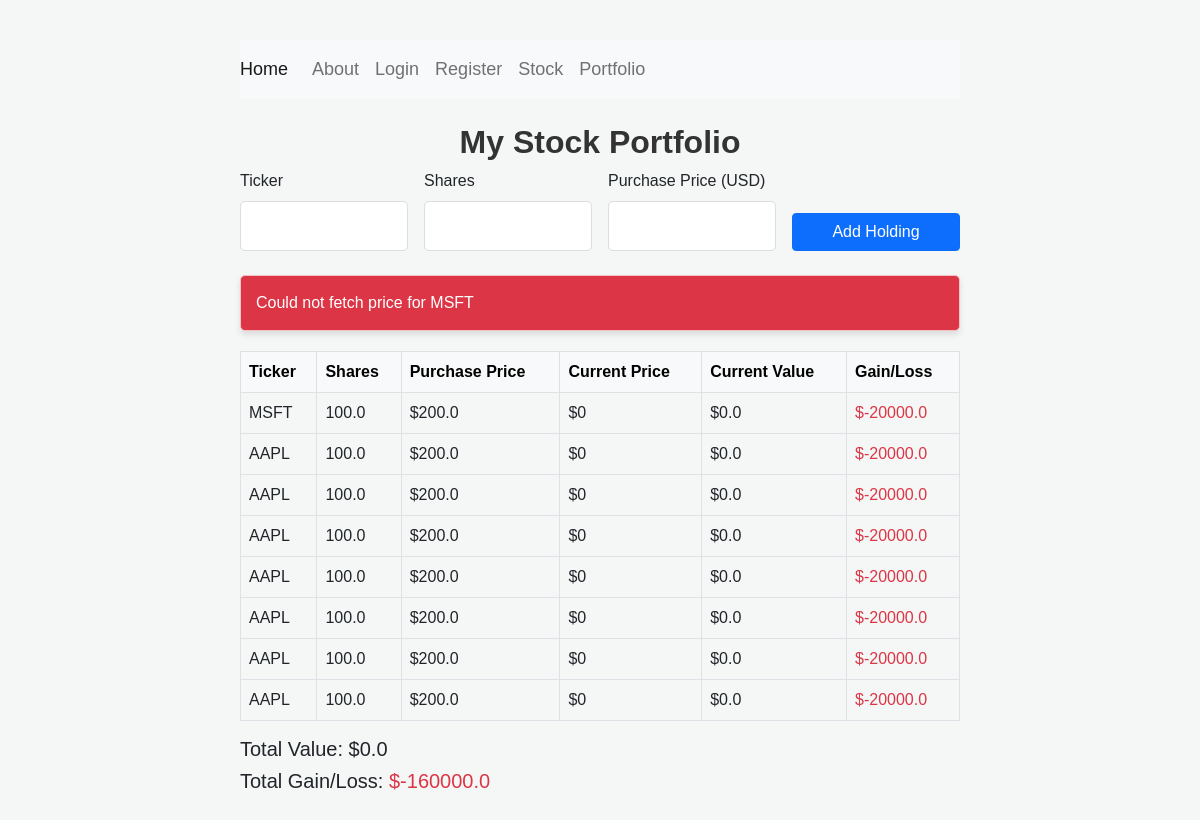
The page /portfolio/ on the database its author committed.
### myapp/models.py (models this page shows, shortened)
class Holding(models.Model):
    ticker = models.CharField(max_length=10)
    shares = models.FloatField()
    purchase_price = models.FloatField()
    added_on = models.DateTimeField(auto_now_add=True)

### myapp/views.py (the view, shortened to what this page needs)
# urls.py: path('portfolio/', views.portfolio_view, name='portfolio'),
def portfolio_view(request):
    error = None
    holdings = Holding.objects.all()
    portfolio = []
    total_value = 0
    total_gain = 0
    for holding in holdings:
        ticker = holding.ticker.upper()
        try:
            url = f"https://www.alphavantage.co/query?function=GLOBAL_QUOTE&symbol={ticker}&apikey={API_KEY}"
            response = requests.get(url)
            data = response.json()
            price_str = data.get("Global Quote", {}).get("05. price")
            price = float(price_str) if price_str else 0
        except Exception as e:
            price = 0
            error = error or f"Could not fetch price for {ticker}"
        current_value = price * holding.shares
        gain = current_value - (holding.purchase_price * holding.shares)
        total_value += current_value
        total_gain += gain
        portfolio.append({
            "id": holding.id,
            "ticker": ticker,
            "shares": holding.shares,
            "purchase_price": holding.purchase_price,
            "current_price": round(price, 2),
            "current_value": round(current_value, 2),
            "gain": round(gain, 2)
        })
    return render(request, "portfolio.html", {
        "portfolio": portfolio,
        "total_value": round(total_value, 2),
        "total_gain": round(total_gain, 2),
        "error": error
    })

### myapp/templates/portfolio.html (shortened to what this page needs)
{% extends "base.html" %}
{% block content %}
<div class="mt-4">
    <h2>My Stock Portfolio</h2>
    <form method="post" class="row g-3 mb-4">
        <div class="col-md-3">
            <label class="form-label">Ticker</label>
            <input type="text" name="ticker" class="form-control" required>
        </div>
        <div class="col-md-3">
            <label class="form-label">Shares</label>
            <input type="number" step="any" name="shares" class="form-control" required>
        </div>
        <div class="col-md-3">
            <label class="form-label">Purchase Price (USD)</label>
            <input type="number" step="any" name="purchase_price" class="form-control" required>
        </div>
        <div class="col-md-3 d-flex align-items-end">
            <button type="submit" class="btn btn-primary w-100">Add Holding</button>
        </div>
    </form>
    {% if error %}
    <div class="alert alert-danger">{{ error }}</div>
    {% endif %}
    {% if portfolio %}
    <table class="table table-bordered table-hover">
        <thead class="table-light">
            <tr>
                <th>Ticker</th>
                <th>Shares</th>
                <th>Purchase Price</th>
                <th>Current Price</th>
                <th>Current Value</th>
                <th>Gain/Loss</th>
            </tr>
        </thead>
        <tbody>
            {% for item in portfolio %}
            <tr>
                <td>{{ item.ticker }}</td>
                <td>{{ item.shares }}</td>
                <td>${{ item.purchase_price }}</td>
                <td>${{ item.current_price }}</td>
                <td>${{ item.current_value }}</td>
                <td class="{% if item.gain < 0 %}text-danger{% else %}text-success{% endif %}">${{ item.gain }}</td>
            </tr>
            {% endfor %}
        </tbody>
    </table>
    <h5>Total Value: ${{ total_value }}</h5>
    <h5>Total Gain/Loss:
        <span class="{% if total_gain < 0 %}text-danger{% else %}text-success{% endif %}">
            ${{ total_gain }}
        </span>
    </h5>
    {% endif %}
</div>
{% endblock %}

### myapp/templates/base.html (shortened to what this page needs)
<!DOCTYPE html>
<html lang="en">
<head>
    {% load static %}
    <link href="https://cdn.jsdelivr.net/npm/bootstrap@5.0.0-beta2/dist/css/bootstrap.min.css" rel="stylesheet">
    <link rel="stylesheet" href="{% static 'css/style.css' %}">
</head>
<body>
    <div class="container">
        <nav class="navbar navbar-expand-lg navbar-light bg-light">
            <a class="navbar-brand" href="/">Home</a>
            <ul class="navbar-nav ml-auto">
                <li class="nav-item"><a class="nav-link" href="/about">About</a></li>
                <li class="nav-item"><a class="nav-link" href="/login">Login</a></li>
                <li class="nav-item"><a class="nav-link" href="/register">Register</a></li>
                <li class="nav-item"><a class="nav-link" href="/stock">Stock</a></li>
                <li class="nav-item"><a class="nav-link" href="/portfolio">Portfolio</a></li>
            </ul>
        </nav>
        {% block content %}
        {% endblock %}
    </div>
</body>
</html>

### myapp/static/css/style.css (style rules this page uses)
body { font-family: 'Arial', sans-serif; background-color: #f4f7f6; margin: 0; padding: 0; }
.container { max-width: 800px; margin: 0 auto; padding: 40px; }
h1, h2, h3 { text-align: center; font-weight: 700; color: #333; }
.navbar { background-color: #007bff; }
.navbar a { color: white; font-size: 18px; }
.form-control { border: 1px solid #ddd; border-radius: 5px; padding: 12px; font-size: 16px; width: 100%; }
button { background-color: #007bff; color: white; font-size: 18px; border: none; padding: 12px 20px; border-radius: 5px; cursor: pointer; width: 100%; transition: background-color 0.3s; }
.alert { font-size: 16px; padding: 15px; border-radius: 5px; margin-bottom: 20px; box-shadow: 0 4px 6px rgba(0, 0, 0, 0.1); }
.alert-danger { background-color: #dc3545; color: white; }
a { color: #007bff; text-decoration: none; }

### rows shown on the page
Holding: shares "100.0", purchase_price "200.0"
Holding: shares "100.0", purchase_price "200.0"
Holding: shares "100.0", purchase_price "200.0"
Holding: shares "100.0", purchase_price "200.0"
Holding: shares "100.0", purchase_price "200.0"
Holding: shares "100.0", purchase_price "200.0"
Holding: shares "100.0", purchase_price "200.0"
Holding: shares "100.0", purchase_price "200.0"

### other values the page prints
{{ error }} "Could not fetch price for MSFT"
{{ item.ticker }} "MSFT" "AAPL" "AAPL" "AAPL" "AAPL" "AAPL" "AAPL" "AAPL"
{{ item.current_price }} "0" "0" "0" "0" "0" "0" "0" "0"
{{ item.current_value }} "0.0" "0.0" "0.0" "0.0" "0.0" "0.0" "0.0" "0.0"
{{ item.gain }} "-20000.0" "-20000.0" "-20000.0" "-20000.0" "-20000.0" "-20000.0" "-20000.0" "-20000.0"
{{ total_value }} "0.0"
{{ total_gain }} "-160000.0"
